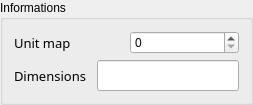
         <widget class="QGroupBox" name="groupBox">
          <property name="title">
           <string>Informations</string>
          </property>
          <layout class="QVBoxLayout" name="verticalLayout_10">
           <item>
            <layout class="QHBoxLayout" name="horizontalLayout_3">
             <item>
              <widget class="QLabel" name="Unit_KAD_label">
               <property name="sizePolicy">
                <sizepolicy hsizetype="Fixed" vsizetype="Preferred">
                 <horstretch>0</horstretch>
                 <verstretch>0</verstretch>
                </sizepolicy>
               </property>
               <property name="minimumSize">
                <size>
                 <width>77</width>
                 <height>0</height>
                </size>
               </property>
               <property name="maximumSize">
                <size>
                 <width>117</width>
                 <height>16777215</height>
                </size>
               </property>
               <property name="font">
                <font>
                 <family>Noto Sans Cond</family>
                 <pointsize>10</pointsize>
                 <weight>50</weight>
                 <italic>false</italic>
                 <bold>false</bold>
                </font>
               </property>
               <property name="styleSheet">
                <string notr="true">font: 10pt &quot;Noto Sans Cond&quot;;</string>
               </property>
               <property name="text">
                <string>Unit map</string>
               </property>
               <property name="alignment">
                <set>Qt::AlignLeading|Qt::AlignLeft|Qt::AlignVCenter</set>
               </property>
              </widget>
             </item>
             <item>
              <widget class="QSpinBox" name="KADBox">
               <property name="sizePolicy">
                <sizepolicy hsizetype="Preferred" vsizetype="Fixed">
                 <horstretch>0</horstretch>
                 <verstretch>0</verstretch>
                </sizepolicy>
               </property>
               <property name="minimumSize">
                <size>
                 <width>79</width>
                 <height>0</height>
                </size>
               </property>
               <property name="maximumSize">
                <size>
                 <width>16777215</width>
                 <height>16777215</height>
                </size>
               </property>
               <property name="toolTip">
                <string>&lt;html&gt;&lt;head/&gt;&lt;body&gt;&lt;p&gt;&lt;span style=&quot; font-size:11pt;&quot;&gt;Change the displayed data.&lt;/span&gt;&lt;/p&gt;&lt;/body&gt;&lt;/html&gt;</string>
               </property>
               <property name="maximum">
                <number>1000</number>
               </property>
               <property name="singleStep">
                <number>1</number>
               </property>
              </widget>
             </item>
            </layout>
           </item>
           <item>
            <layout class="QHBoxLayout" name="horizontalLayout_2">
             <item>
              <widget class="QLabel" name="DImension_label">
               <property name="sizePolicy">
                <sizepolicy hsizetype="Fixed" vsizetype="Preferred">
                 <horstretch>0</horstretch>
                 <verstretch>0</verstretch>
                </sizepolicy>
               </property>
               <property name="minimumSize">
                <size>
                 <width>77</width>
                 <height>0</height>
                </size>
               </property>
               <property name="maximumSize">
                <size>
                 <width>117</width>
                 <height>16777215</height>
                </size>
               </property>
               <property name="font">
                <font>
                 <family>Noto Sans Cond</family>
                 <pointsize>10</pointsize>
                 <weight>50</weight>
                 <italic>false</italic>
                 <bold>false</bold>
                </font>
               </property>
               <property name="styleSheet">
                <string notr="true">font: 10pt &quot;Noto Sans Cond&quot;;</string>
               </property>
               <property name="text">
                <string>Dimensions</string>
               </property>
               <property name="alignment">
                <set>Qt::AlignLeading|Qt::AlignLeft|Qt::AlignVCenter</set>
               </property>
              </widget>
             </item>
             <item>
              <widget class="QLineEdit" name="InfoValues_label">
               <property name="sizePolicy">
                <sizepolicy hsizetype="Preferred" vsizetype="Fixed">
                 <horstretch>0</horstretch>
                 <verstretch>0</verstretch>
                </sizepolicy>
               </property>
               <property name="minimumSize">
                <size>
                 <width>0</width>
                 <height>0</height>
                </size>
               </property>
               <property name="maximumSize">
                <size>
                 <width>16777215</width>
                 <height>16777215</height>
                </size>
               </property>
               <property name="font">
                <font>
                 <family>Noto Sans Cond</family>
                 <pointsize>12</pointsize>
                 <weight>50</weight>
                 <italic>false</italic>
                 <bold>false</bold>
                </font>
               </property>
               <property name="toolTip">
                <string>&lt;html&gt;&lt;head/&gt;&lt;body&gt;&lt;p&gt;&lt;span style=&quot; font-size:11pt;&quot;&gt;Give dimension of the displayed data.&lt;/span&gt;&lt;/p&gt;&lt;/body&gt;&lt;/html&gt;</string>
               </property>
               <property name="alignment">
                <set>Qt::AlignCenter</set>
               </property>
               <property name="readOnly">
                <bool>true</bool>
               </property>
              </widget>
             </item>
            </layout>
           </item>
          </layout>
         </widget>
